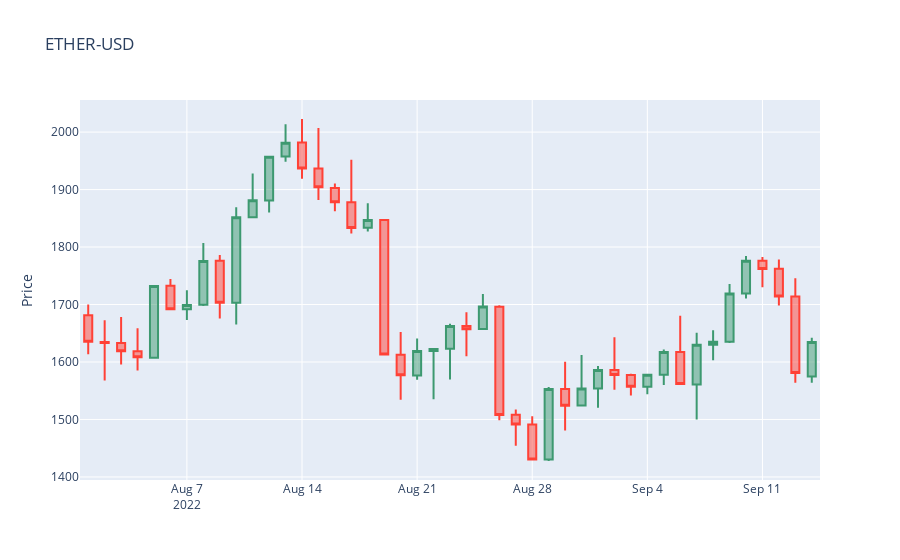

Here is the notebook cell this chart was saved with:
### Code cell
plot('ETHER-USD','ETH', conn, '2022-08-01', '2022-09-14')
